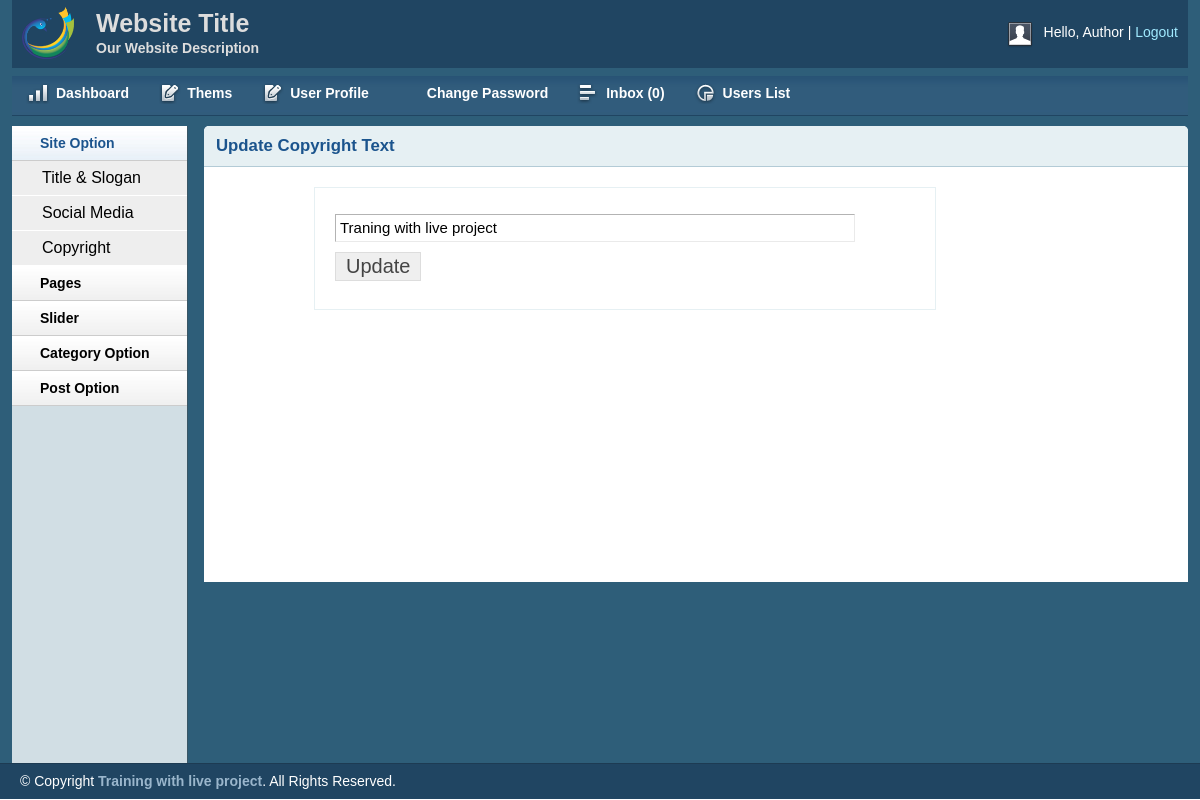
The app's page /admin/copyright.php (signed in) with its own data.
### tables this page shows
CREATE TABLE `tbl_slogan` (
  `id` int(11) NOT NULL,
  `title` varchar(255) NOT NULL,
  `slogan` varchar(255) NOT NULL,
  `logo` varchar(255) NOT NULL
);

CREATE TABLE `copy_right` (
  `id` int(11) NOT NULL,
  `note` varchar(255) NOT NULL
);

### lib/Database.php (called while the page is built, shortened)
<?php
Class Database{
	public $host   = DB_HOST;
	public $user   = DB_USER;
	public $pass   = DB_PASS;
	public $dbname = DB_NAME;
	public $link;
	private function connectDB(){
	$this->link = new mysqli($this->host, $this->user, $this->pass, $this->dbname);
 }
	public function select($query){
		$result = $this->link->query($query) or die($this->link->error.__LINE__);
		if($result->num_rows > 0){
			return $result;
		} else {
			return false;
		}
	}
}

### lib/Session.php (called while the page is built, shortened)
<?php
class Session{
 public static function get($key){
  if (isset($_SESSION[$key])) {
   return $_SESSION[$key];
  } else {
   return false;
  }
 }
}
?>

### admin/inc/sitbar.php (the view, shortened to what this page needs)
<div class="grid_2">
    <div class="box sidemenu">
        <div class="block" id="section-menu">
            <ul class="section menu">
               <li><a class="menuitem">Site Option</a>
                    <ul class="submenu">
                        <li><a href="titleslogan.php">Title & Slogan</a></li>
                        <li><a href="social.php">Social Media</a></li>
                        <li><a href="copyright.php">Copyright</a></li>
                    </ul>
                </li>
                 <li><a class="menuitem">Pages</a>
                </li>
                <li><a class="menuitem">Slider</a>
                </li>
                <li><a class="menuitem">Category Option</a>
                </li>
                <li><a class="menuitem">Post Option</a>
                </li>
            </ul>
        </div>
    </div>
</div>

### admin/inc/header.php (shortened to what this page needs)
<?php
    include "../lib/Session.php";
?>
<?php include "../lib/Database.php";?>
<?php
    $db = new Database();
?>
<!DOCTYPE html>
<html>
<head>
    <link rel="stylesheet" type="text/css" href="css/reset.css" media="screen" />
    <link rel="stylesheet" type="text/css" href="css/text.css" media="screen" />
    <link rel="stylesheet" type="text/css" href="css/grid.css" media="screen" />
    <link rel="stylesheet" type="text/css" href="css/layout.css" media="screen" />
    <link rel="stylesheet" type="text/css" href="css/nav.css" media="screen" />
    <link href="css/table/demo_page.css" rel="stylesheet" type="text/css" />
</head>
<body>
    <div class="container_12">
        <div class="grid_12 header-repeat">
            <div id="branding">
                <?php
                $query = "select * from tbl_slogan where id = '1'";
                    $blog_slogan = $db->select($query);
                    if ($blog_slogan) {
                       while ($result = $blog_slogan->fetch_assoc()) {
                 ?>
                <div class="floatleft logo">
                    <img src="<?php echo $result['logo']; ?>" alt="Logo"/>
                </div>
				<div class="floatleft middle">
					<h1><?php echo $result['title']; ?></h1>
					<p><?php echo $result['slogan']; ?></p>
				</div>
                <?php }} ?>
                <div class="floatright">
                    <div class="floatleft">
                        <img src="img/img-profile.jpg" alt="Profile Pic" /></div>
                    <div class="floatleft marginleft10">
                        <ul class="inline-ul floatleft">
                            <li>Hello, <?php echo Session::get('username'); ?></li>
                            <li><a href="?action=logout">Logout</a></li>
                        </ul>
                    </div>
                </div>
            </div>
        </div>
        <div class="grid_12">
            <ul class="nav main">
                <li class="ic-dashboard"><a href="index.php"><span>Dashboard</span></a> </li>
                <li class="ic-form-style"><a href="thems.php"><span>Thems</span></a></li>
                <li class="ic-form-style"><a href="profile.php"><span>User Profile</span></a></li>
				<li class="ic-typography"><a href="changepassword.php"><span>Change Password</span></a></li>
				<li class="ic-grid-tables"><a href="inbox.php"><span>Inbox
                <?php
                    $query ="select * from tbl_contact where status ='0' order by id desc";
                    $contmsg = $db->select($query);
                    if ($contmsg) {
                        $count = mysqli_num_rows($contmsg);
                        echo "($count)";
                    }else{
                        echo "(0)";
                    }
                 ?>
                </span></a></li>
                <li class="ic-charts"><a href="userlist.php"><span>Users List</span></a></li>
            </ul>
        </div>

### admin/copyright.php (shortened to what this page needs)
<?php include "inc/header.php"; ?>
<?php include "inc/sitbar.php"; ?>
    <div class="grid_10">
        <div class="box round first grid">
            <h2>Update Copyright Text</h2>
            <div class="block copyblock">
            <?php
                $query = "select * from copy_right where id = '1'";
                $title_slogan = $db->select($query);
                    if ($title_slogan) {
                        while ($result = $title_slogan->fetch_assoc()) {
            ?>
             <form action="" method="post">
                <table class="form">
                    <tr>
                        <td>
                            <input type="text" value="<?php echo $result['note']; ?>" name="note" class="large" />
                        </td>
                    </tr>
		 <tr>
                        <td>
                            <input type="submit" name="submit" Value="Update" />
                        </td>
                    </tr>
                </table>
                </form>
            <?php } } ?>
            </div>
        </div>
    </div>
<?php include "inc/footer.php"; ?>

### admin/css/layout.css (style rules this page uses)
body { background: #fff none repeat scroll 0 0; color: #444; font-size: 14px; padding: 0; }
.floatleft { float:left; }
.logo img { margin-top: -15px; width: 52px; }
.middle { margin-left: 22px; margin-top: -14px; }
.middle h1 { color:#ddd;margin:0 }
.middle p { color: #ddd; margin: 0; font-weight: bold; }
.floatright { float:right; }
.inline-ul li { display:inline; color:#fff; }
.marginleft10 { margin-left:10px; }
a { color: #000; font-weight:bold; text-decoration: none; }
.container_12, .container_16 { background:#2E5E79; }
h1, h2, h3, h4, h5, h6 { line-height:1.2em; margin-bottom:.3em; }
h2 { margin-top:1em; }
#branding { font-weight: normal; margin-bottom: 0; padding: 22px 10px 3px; text-align: left; }
.header-repeat { background:url(../img/header-repeat.jpg) repeat-x; }
#branding a { color:#A1EAFF; font-weight:normal; }
#branding a:before { content:" | "; color:#fff; }
#branding ul, #branding ul li { margin:0px; padding:0px; }
#branding li { padding:0px 0px 0px 0px !important; }
.box { background:#fff; margin-bottom:20px; padding:10px 10px 10px 10px; margin-left:-8px; }
.box.grid { padding-bottom:40px; }
.box.round { -moz-border-radius: 5px 5px 0px 0px; -webkit-border-radius: 5px 5px 0px 0px; border-radius: 5px 5px 0px 0px; }
.box h2 { font-size:1.2em; font-weight:bold; color:#1B548D; background:#E6F0F3; margin:-10px -10px 0 -10px; padding:10px 12px; border-bottom:1px solid #B3CBD6; -moz-border-radius: 5px 5px 0px 0px; -webkit-border-radius: 5px 5px 0px 0px; border-radius: 5px 5px 0px 0px; }
.box.first { min-height: 406px; }
.block { padding-top:20px; }
.copyblock { border: 1px solid #e6f0f3; line-height: 32px; margin-left: 100px; margin-top: 20px; padding-left: 20px; width: 600px; }
.box.sidemenu { background-color:#D1DEE4; border-right:1px solid #3A5665; padding:0px; margin:0px; cursor:pointer; }
.box.sidemenu .block { padding-top:0px; margin-top:0px; }
p { margin-bottom:1em; }
ul, ol { padding-top:0; }
ul.menu { list-style:none; border-top:1px solid #bbb; }
ul.menu li { margin:0; }
ul.menu li a { display:block; padding:4px 10px; border-bottom:1px solid #ccc; }
ul.menu ul { list-style:none; margin:0; }
ul.menu ul li a { padding-left:30px; }
ul.section { border-top:0; margin-bottom:0; }
ul.section li a { background:url(../img/sidemenu-repeat.jpg) repeat-x; line-height:26px; padding-left:28px; }
ul.section li li a { background:#ddd; border-bottom:1px solid #eee; }
ul.section ul li { text-transform:none; }
ul.section ul.current li a { background: #eee none repeat scroll 0 0; border-bottom: 1px solid #fff; font-size: 16px; font-weight: normal; }
ul.section li a.current { color:#1B548D; background:url(../img/sidemenu-repeat-hover.jpg) repeat-x; }
table.form { width:100%; }
table.form td { padding:4px 0px; }
table.form input, table.form select { font-size: 15px; padding: 4px 4px 5px 4px; border-top: 1px solid #b3b3b3; border-left: 1px solid #b3b3b3; border-right: 1px solid #eaeaea; border-bottom: 1px solid #eaeaea; }
table.form input[type="submit"] { border: 1px solid #ddd; color: #444; cursor: pointer; font-size: 20px; padding: 2px 10px; }
input.large { width: 85%; }
.block { padding-bottom:1px; }

### records on screen
tbl_slogan: logo (picture), title "Website Title", slogan "Our Website Description"
copy_right: note "Traning with live project"

### other values on screen
Session::get('username') "Author"
